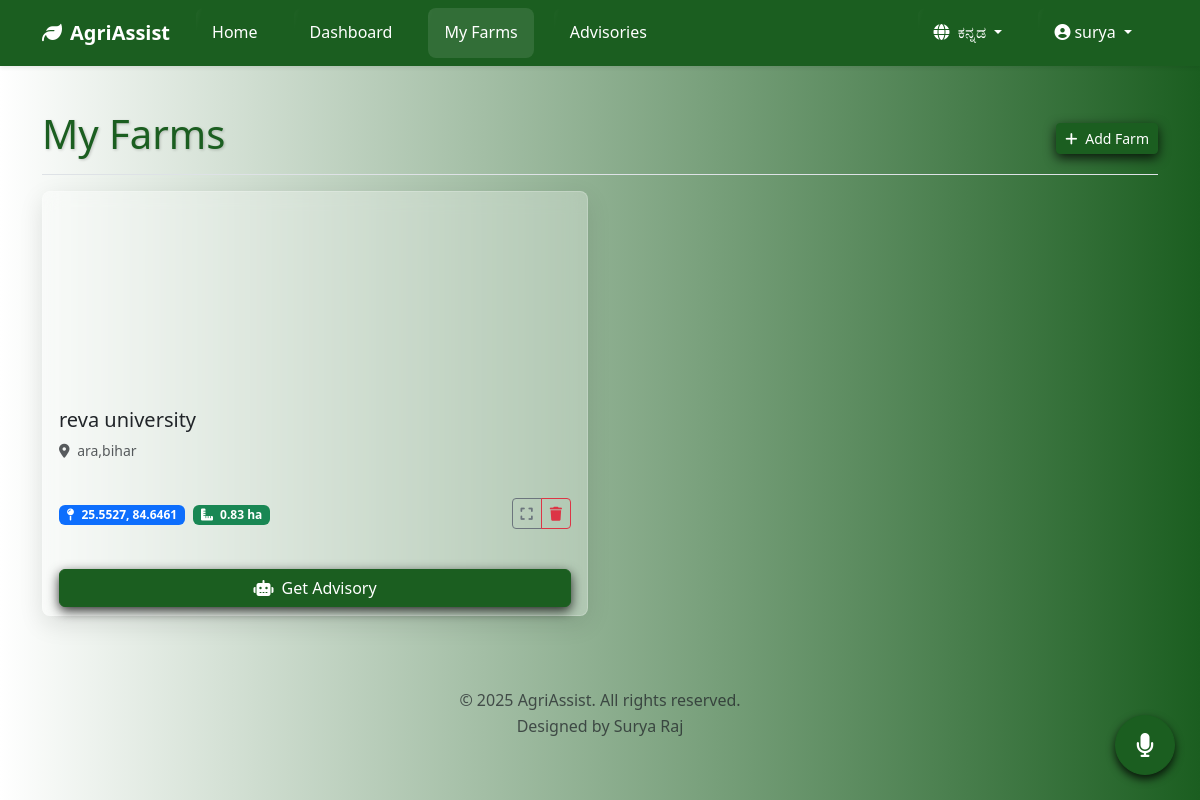
Page /farms (signed in) on the earlier database version.
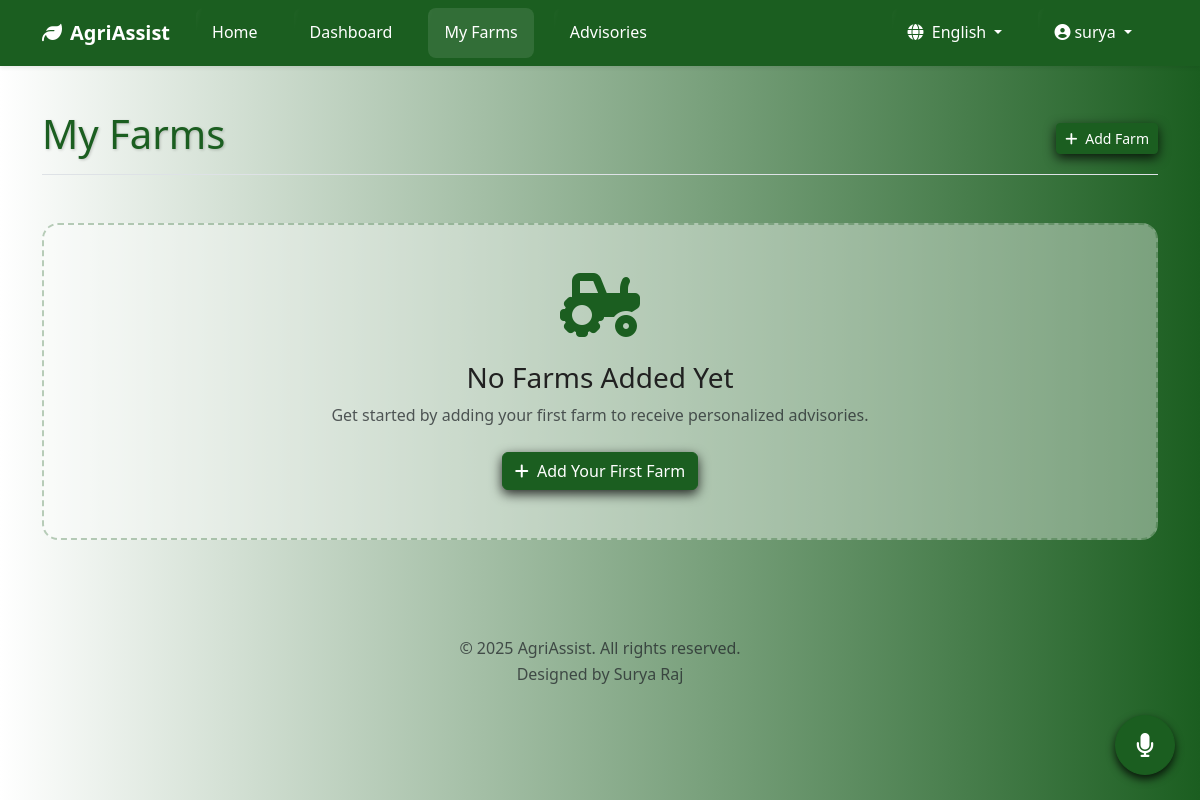
Same page on the later database version.
### app.py (models this page shows, shortened)
class User(db.Model, UserMixin):
    id = db.Column(db.Integer, primary_key=True)
    username = db.Column(db.String(64), unique=True, nullable=False, index=True)
    first_name = db.Column(db.String(50), nullable=False)
    last_name = db.Column(db.String(50), nullable=False)
    email = db.Column(db.String(120), unique=True, nullable=False, index=True)
    phone = db.Column(db.String(20), nullable=True)
    password_hash = db.Column(db.String(128), nullable=False)
    language = db.Column(db.String(10), default='en')
    created_at = db.Column(db.DateTime, default=datetime.utcnow)
    last_login = db.Column(db.DateTime, nullable=True)
    is_verified = db.Column(db.Boolean, nullable=False, default=False)
    farms = db.relationship('Farm', backref='owner', lazy=True, cascade='all, delete-orphan')

class Farm(db.Model):
    id = db.Column(db.Integer, primary_key=True)
    name = db.Column(db.String(100), nullable=False)
    location = db.Column(db.String(200), nullable=False)
    latitude = db.Column(db.Float, nullable=False)
    longitude = db.Column(db.Float, nullable=False)
    area_hectares = db.Column(db.Float, nullable=True)
    area_geojson = db.Column(db.Text, nullable=True)
    created_at = db.Column(db.DateTime, default=datetime.utcnow)
    user_id = db.Column(db.Integer, db.ForeignKey('user.id'), nullable=False)
    advisories = db.relationship('Advisory', backref='farm', lazy=True, cascade='all, delete-orphan')

### app.py (the view)
@app.route('/farms')
@login_required
def farms():
    crop_options_translated = [(crop, _(crop)) for crop in CROP_OPTIONS]
    soil_types_options_translated = [(soil, _(soil)) for soil in SOIL_TYPE_OPTIONS]
    crop_stages_options_translated = [(stage, _(stage)) for stage in CROP_STAGE_OPTIONS]
    return render_template(
        'farms.html', title=_('My Farms'),
        farms=current_user.farms,
        crop_options=crop_options_translated,
        soil_types=soil_types_options_translated,
        crop_stages=crop_stages_options_translated
    )

### app.py (called while the page is built)
@login_manager.user_loader
def load_user(user_id): return User.query.get(int(user_id))

def get_locale():
    if current_user.is_authenticated and current_user.language:
        return current_user.language
    if 'language' in session and session['language'] in app.config['LANGUAGES']:
        return session['language']
    return request.accept_languages.best_match(list(app.config['LANGUAGES'].keys()))

@app.before_request
def before_request():
    session.permanent = True
    app.permanent_session_lifetime = timedelta(minutes=10) # Increased session lifetime
    session.modified = True
    g.language = get_locale()

@app.context_processor
def inject_globals():
    return {
        'now': datetime.utcnow,
        'get_locale': get_locale,
        'LANGUAGES': app.config['LANGUAGES']
    }

### templates/farms.html (shortened to what the changed rows need)
{% extends "base.html" %}
{% block content %}
<div class="container py-4">
    <div class="d-flex justify-content-between flex-wrap flex-md-nowrap align-items-center pt-3 pb-2 mb-3 border-bottom">
        <h1 class="main-title">{{ _('My Farms') }}</h1>
    </div>
    {% if farms %}
        <div class="row row-cols-1 row-cols-md-2 g-4 mb-4">
            {% for farm in farms %}
                <div class="col farm-card" id="farm-card-{{ farm.id }}"
                     data-farm-id="{{ farm.id }}"
                     data-lat="{{ farm.latitude }}"
                     data-lon="{{ farm.longitude }}"
                     data-geojson="{{ farm.area_geojson | tojson }}">
                    <div class="card h-100">
                        <div id="farmMap{{ farm.id }}" class="card-img-top map-container-fullscreenable" style="height: 200px; border-radius: 1rem 1rem 0 0;">
                        </div>
                        <div class="card-body d-flex flex-column">
                            <h5 class="card-title">{{ farm.name }}</h5>
                            <p class="card-text text-muted small">
                                <i class="fas fa-map-marker-alt me-1"></i> {{ farm.location }}
                            </p>
                            <div class="mt-auto">
                                <div class="d-flex justify-content-between align-items-center mb-3">
                                    <div>
                                        <span class="badge bg-primary me-1">
                                            <i class="fas fa-map-pin me-1"></i> {{ "%.4f"|format(farm.latitude) }}, {{ "%.4f"|format(farm.longitude) }}
                                        </span>
                                        {% if farm.area_hectares %}
                                        <span class="badge bg-success me-1">
                                            <i class="fas fa-ruler-combined me-1"></i> {{ "%.2f"|format(farm.area_hectares) }} ha
                                        </span>
                                        {% endif %}
                                    </div>
                                    <div class="btn-group">
                                        <button type="button" class="btn btn-sm btn-outline-secondary view-fullscreen-btn" title="{{ _('View Fullscreen') }}" data-target-map="#farmMap{{ farm.id }}">
                                            <i class="fas fa-expand"></i>
                                        </button>
                                        <button type="button" class="btn btn-sm btn-outline-danger" onclick="deleteFarm('{{ farm.id }}')">
                                            <i class="fas fa-trash"></i>
                                        </button>
                                    </div>
                                </div>
                            </div>
                        </div>
                        <div class="card-footer bg-transparent border-top-0">
                            <a href="#" id="getAdvisoryBtn" class="btn btn-theme-primary w-100" data-bs-toggle="modal" data-bs-target="#getAdvisoryModal" data-farm-id="{{ farm.id }}">
                                <i class="fas fa-robot me-1"></i> {{ _('Get Advisory') }}
                            </a>
                        </div>
                    </div>
                </div>
            {% endfor %}
        </div>
    {% else %}
        <div class="text-center py-5 my-5 no-farms-placeholder">
            <i class="fas fa-tractor fa-4x mb-4" style="color: #1B5E20;"></i>
            <h3>{{ _('No Farms Added Yet') }}</h3>
            <p class="text-muted mb-4">{{ _('Get started by adding your first farm to receive personalized advisories.') }}</p>
            <button type="button" class="btn btn-theme-primary" data-bs-toggle="modal" data-bs-target="#addFarmModal" id="firstFarmBtn">
                <i class="fas fa-plus me-1"></i> {{ _('Add Your First Farm') }}
            </button>
        </div>
    {% endif %}
</div>
{% endblock %}

### templates/base.html (shortened to what this page needs)
<!DOCTYPE html>
<html lang="{{ get_locale() }}">
<head>
    <link href="https://cdn.jsdelivr.net/npm/bootstrap@5.3.2/dist/css/bootstrap.min.css" rel="stylesheet">
    <link rel="stylesheet" href="https://cdnjs.cloudflare.com/ajax/libs/font-awesome/6.4.2/css/all.min.css">
    <link rel="stylesheet" href="https://cdn.jsdelivr.net/npm/ol@v8.1.0/ol.css">
    <link rel="stylesheet" href="{{ url_for('static', filename='css/style.css') }}">
</head>
<body>
    <header>
        <nav class="navbar navbar-expand-lg navbar-dark shadow-sm fixed-top navbar-glassy" style="background-color: #1B5E20;">
            <div class="container">
                <a class="navbar-brand fw-bold" href="{{ url_for('home') }}">
                    <i class="fas fa-leaf me-2"></i>{{ _('AgriAssist') }}
                </a>
                <div class="collapse navbar-collapse" id="navbarNav">
                    <ul class="navbar-nav me-auto mb-2 mb-lg-0">
                        <li class="nav-item">
                            <a class="nav-link {% if request.endpoint == 'home' %}active{% endif %}" href="{{ url_for('home') }}">{{ _('Home') }}</a>
                        </li>
                        {% if current_user.is_authenticated %}
                        <li class="nav-item">
                            <a class="nav-link {% if request.endpoint == 'dashboard' %}active{% endif %}" href="{{ url_for('dashboard') }}">{{ _('Dashboard') }}</a>
                        </li>
                        <li class="nav-item">
                            <a class="nav-link {% if request.endpoint == 'farms' %}active{% endif %}" href="{{ url_for('farms') }}">{{ _('My Farms') }}</a>
                        </li>
                        <li class="nav-item">
                            <a class="nav-link {% if request.endpoint == 'advisories' %}active{% endif %}" href="{{ url_for('advisories') }}">{{ _('Advisories') }}</a>
                        </li>
                        {% endif %}
                    </ul>
                    <ul class="navbar-nav ms-auto">
                        <li class="nav-item dropdown">
                            <a class="nav-link dropdown-toggle" href="#" id="languageDropdown" role="button" data-bs-toggle="dropdown" aria-expanded="false">
                                <i class="fas fa-globe me-1"></i> {{ LANGUAGES[get_locale()] }}
                            </a>
                        </li>
                        {% if current_user.is_authenticated %}
                        <li class="nav-item dropdown">
                             <a class="nav-link dropdown-toggle" href="#" id="userDropdown" role="button" data-bs-toggle="dropdown" aria-expanded="false">
                                <i class="fas fa-user-circle me-1"></i>{{ current_user.username }}
                            </a>
                        </li>
                        {% endif %}
                    </ul>
                </div>
            </div>
        </nav>
    </header>
    <main role="main">
        {% block content %}{% endblock %}
        {% if current_user.is_authenticated %}
            <button id="voice-assistant-btn" class="btn btn-success"
                    title="{{ _('Voice Assistant') }}"
                    data-lang="{{ get_locale() }}"
                    data-url-command-processor="{{ url_for('process_voice_command') }}"
                    data-speak-listening="{{ _('Listening...') }}"
                    data-speak-error="{{ _('Sorry, an error occurred. Please try again.') }}">
                <i class="fas fa-microphone"></i>
            </button>
        {% endif %}
    </main>
    <footer class="bg-transparent text-center text-lg-start mt-auto py-4">
        <div class="container">
            <p class="text-center text-muted">&copy; 2025 {{ _('AgriAssist') }}. {{ _('All rights reserved.') }} <br>{{ _('Designed by Surya Raj') }}</p>
        </div>
    </footer>
</body>
</html>

Differences in the rows shown:
removed Farm: name "reva university", location "ara,bihar", latitude "25.5527", longitude "84.6461", area_hectares "0.83"
changed User "surya": language "ಕನ್ನಡ" → "English"
Other differences:
text now shown: "No Farms Added Yet Get started by adding your first farm to receive personalized advisories. Add Your First Farm"
